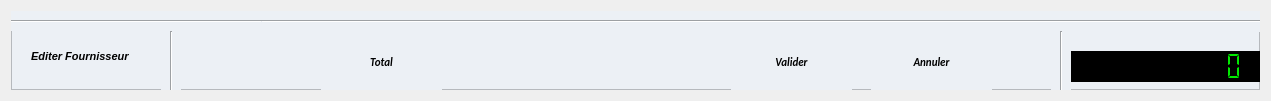
  <widget class="QWidget" name="horizontalLayoutWidget_3">
   <property name="geometry">
    <rect>
     <x>11</x>
     <y>530</y>
     <width>1271</width>
     <height>101</height>
    </rect>
   </property>
   <layout class="QHBoxLayout" name="horizontalLayout_2">
    <item>
     <widget class="QFrame" name="frame_3">
      <property name="styleSheet">
       <string notr="true">QFrame{background-color:#ecf0f5;}</string>
      </property>
      <property name="frameShape">
       <enum>QFrame::StyledPanel</enum>
      </property>
      <property name="frameShadow">
       <enum>QFrame::Raised</enum>
      </property>
      <widget class="Line" name="line_8">
       <property name="geometry">
        <rect>
         <x>240</x>
         <y>0</y>
         <width>1021</width>
         <height>21</height>
        </rect>
       </property>
       <property name="orientation">
        <enum>Qt::Horizontal</enum>
       </property>
      </widget>
      <widget class="Line" name="line_11">
       <property name="geometry">
        <rect>
         <x>0</x>
         <y>80</y>
         <width>1261</width>
         <height>21</height>
        </rect>
       </property>
       <property name="orientation">
        <enum>Qt::Horizontal</enum>
       </property>
      </widget>
      <widget class="QPushButton" name="validButton">
       <property name="geometry">
        <rect>
         <x>310</x>
         <y>20</y>
         <width>121</width>
         <height>61</height>
        </rect>
       </property>
       <property name="sizePolicy">
        <sizepolicy hsizetype="Minimum" vsizetype="Maximum">
         <horstretch>0</horstretch>
         <verstretch>0</verstretch>
        </sizepolicy>
       </property>
       <property name="font">
        <font>
         <family>Calibri</family>
         <pointsize>8</pointsize>
         <weight>75</weight>
         <italic>true</italic>
         <bold>true</bold>
         <underline>false</underline>
         <kerning>true</kerning>
        </font>
       </property>
       <property name="cursor">
        <cursorShape>PointingHandCursor</cursorShape>
       </property>
       <property name="toolTip">
        <string>Calculer le total de la transaction</string>
       </property>
       <property name="statusTip">
        <string>Calcul du total de la transaction..</string>
       </property>
       <property name="autoFillBackground">
        <bool>false</bool>
       </property>
       <property name="styleSheet">
        <string notr="true">QPushButton{background-color:#ecf0f5;text-align:left; color : black; border: 0px solid #000028  ;  height:35px;text-align:center;}
QPushButton:hover{color:#000028;background-color:#f96332;}
QPushButton:focus{background-color:#f96332;; color:white}</string>
       </property>
       <property name="text">
        <string>Total</string>
       </property>
       <property name="icon">
        <iconset>
         <normaloff>../../IMAGES/ValidationButton/bill.png</normaloff>../../IMAGES/ValidationButton/bill.png</iconset>
       </property>
      </widget>
      <widget class="QPushButton" name="nextButton">
       <property name="geometry">
        <rect>
         <x>720</x>
         <y>20</y>
         <width>121</width>
         <height>61</height>
        </rect>
       </property>
       <property name="sizePolicy">
        <sizepolicy hsizetype="Minimum" vsizetype="Maximum">
         <horstretch>0</horstretch>
         <verstretch>0</verstretch>
        </sizepolicy>
       </property>
       <property name="font">
        <font>
         <family>Calibri</family>
         <pointsize>8</pointsize>
         <weight>75</weight>
         <italic>true</italic>
         <bold>true</bold>
         <underline>false</underline>
         <kerning>true</kerning>
        </font>
       </property>
       <property name="cursor">
        <cursorShape>PointingHandCursor</cursorShape>
       </property>
       <property name="toolTip">
        <string>Valider la transaction</string>
       </property>
       <property name="statusTip">
        <string>Validation de la transaction...</string>
       </property>
       <property name="autoFillBackground">
        <bool>false</bool>
       </property>
       <property name="styleSheet">
        <string notr="true">QPushButton{background-color:#ecf0f5;text-align:left; color : black; border: 0px solid #000028  ;  height:35px;text-align:center;}
QPushButton:hover{color:#000028;background-color:#f96332;}
QPushButton:focus{background-color:#f96332;; color:white}</string>
       </property>
       <property name="text">
        <string>Valider</string>
       </property>
       <property name="icon">
        <iconset>
         <normaloff>../../IMAGES/ValidationButton/confirm.png</normaloff>../../IMAGES/ValidationButton/confirm.png</iconset>
       </property>
      </widget>
      <widget class="QPushButton" name="undoButton">
       <property name="geometry">
        <rect>
         <x>860</x>
         <y>20</y>
         <width>121</width>
         <height>61</height>
        </rect>
       </property>
       <property name="sizePolicy">
        <sizepolicy hsizetype="Minimum" vsizetype="Maximum">
         <horstretch>0</horstretch>
         <verstretch>0</verstretch>
        </sizepolicy>
       </property>
       <property name="font">
        <font>
         <family>Calibri</family>
         <pointsize>8</pointsize>
         <weight>75</weight>
         <italic>true</italic>
         <bold>true</bold>
         <underline>false</underline>
         <kerning>true</kerning>
        </font>
       </property>
       <property name="cursor">
        <cursorShape>PointingHandCursor</cursorShape>
       </property>
       <property name="toolTip">
        <string>Annuler la transaction</string>
       </property>
       <property name="statusTip">
        <string>Annulation de la transaction...</string>
       </property>
       <property name="autoFillBackground">
        <bool>false</bool>
       </property>
       <property name="styleSheet">
        <string notr="true">QPushButton{background-color:#ecf0f5;text-align:left; color : black; border: 0px solid #000028  ;  height:35px;text-align:center;}
QPushButton:hover{color:#000028;background-color:#f96332;}
QPushButton:focus{background-color:#f96332;; color:white}</string>
       </property>
       <property name="text">
        <string>Annuler</string>
       </property>
       <property name="icon">
        <iconset>
         <normaloff>../../IMAGES/ValidationButton/back.png</normaloff>../../IMAGES/ValidationButton/back.png</iconset>
       </property>
      </widget>
      <widget class="Line" name="viewLinaV2_5">
       <property name="geometry">
        <rect>
         <x>150</x>
         <y>20</y>
         <width>20</width>
         <height>61</height>
        </rect>
       </property>
       <property name="orientation">
        <enum>Qt::Vertical</enum>
       </property>
      </widget>
      <widget class="Line" name="line_7">
       <property name="geometry">
        <rect>
         <x>0</x>
         <y>0</y>
         <width>251</width>
         <height>20</height>
        </rect>
       </property>
       <property name="orientation">
        <enum>Qt::Horizontal</enum>
       </property>
      </widget>
      <widget class="QPushButton" name="providerEditer">
       <property name="geometry">
        <rect>
         <x>20</x>
         <y>30</y>
         <width>131</width>
         <height>31</height>
        </rect>
       </property>
       <property name="sizePolicy">
        <sizepolicy hsizetype="Minimum" vsizetype="Maximum">
         <horstretch>0</horstretch>
         <verstretch>0</verstretch>
        </sizepolicy>
       </property>
       <property name="font">
        <font>
         <family>Arial</family>
         <pointsize>8</pointsize>
         <weight>75</weight>
         <italic>true</italic>
         <bold>true</bold>
         <underline>false</underline>
         <kerning>true</kerning>
        </font>
       </property>
       <property name="cursor">
        <cursorShape>PointingHandCursor</cursorShape>
       </property>
       <property name="toolTip">
        <string>Editer/Gérer les Fournisseurs.</string>
       </property>
       <property name="statusTip">
        <string>Edition/Gestion des Fournisseurs...</string>
       </property>
       <property name="autoFillBackground">
        <bool>false</bool>
       </property>
       <property name="styleSheet">
        <string notr="true">QPushButton{background-color:#ecf0f5;text-align:left; color : black; border: 0px solid #000028  ;  height:35px;}
QPushButton:hover{color:#f96332}
QPushButton:focus{background-color:#f96332;; color:white}</string>
       </property>
       <property name="text">
        <string>Editer Fournisseur</string>
       </property>
       <property name="icon">
        <iconset>
         <normaloff>../../IMAGES/EditImages/tablet.png</normaloff>../../IMAGES/EditImages/tablet.png</iconset>
       </property>
      </widget>
      <widget class="Line" name="viewLinaV2_6">
       <property name="geometry">
        <rect>
         <x>1040</x>
         <y>20</y>
         <width>20</width>
         <height>61</height>
        </rect>
       </property>
       <property name="orientation">
        <enum>Qt::Vertical</enum>
       </property>
      </widget>
      <widget class="QLCDNumber" name="viewProviderTotal">
       <property name="geometry">
        <rect>
         <x>1060</x>
         <y>40</y>
         <width>201</width>
         <height>31</height>
        </rect>
       </property>
       <property name="sizePolicy">
        <sizepolicy hsizetype="Minimum" vsizetype="Minimum">
         <horstretch>0</horstretch>
         <verstretch>0</verstretch>
        </sizepolicy>
       </property>
       <property name="font">
        <font>
         <pointsize>20</pointsize>
         <weight>75</weight>
         <bold>true</bold>
        </font>
       </property>
       <property name="toolTip">
        <string>Somme totale à payer</string>
       </property>
       <property name="statusTip">
        <string>Total à payer...</string>
       </property>
       <property name="styleSheet">
        <string notr="true">QLCDNumber { color: #00ea00; background-color: black; border: 1px solid black  ; height:35px;text-align:center;}</string>
       </property>
       <property name="frameShape">
        <enum>QFrame::NoFrame</enum>
       </property>
       <property name="smallDecimalPoint">
        <bool>false</bool>
       </property>
       <property name="digitCount">
        <number>10</number>
       </property>
       <property name="mode">
        <enum>QLCDNumber::Dec</enum>
       </property>
       <property name="segmentStyle">
        <enum>QLCDNumber::Flat</enum>
       </property>
       <property name="value" stdset="0">
        <double>0.000000000000000</double>
       </property>
      </widget>
     </widget>
    </item>
   </layout>
  </widget>
